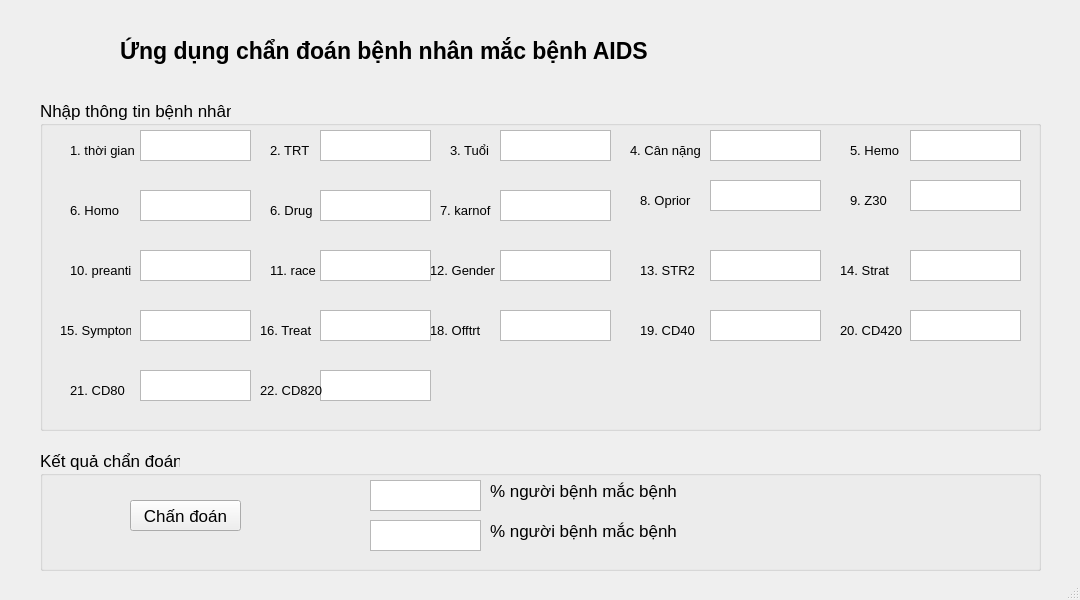
<?xml version="1.0" encoding="UTF-8"?>
<ui version="4.0">
 <class>MainWindow</class>
 <widget class="QMainWindow" name="MainWindow">
  <property name="geometry">
   <rect>
    <x>0</x>
    <y>0</y>
    <width>1080</width>
    <height>600</height>
   </rect>
  </property>
  <property name="windowTitle">
   <string>MainWindow</string>
  </property>
  <widget class="QWidget" name="centralwidget">
   <widget class="QLabel" name="label">
    <property name="geometry">
     <rect>
      <x>120</x>
      <y>10</y>
      <width>571</width>
      <height>81</height>
     </rect>
    </property>
    <property name="font">
     <font>
      <pointsize>17</pointsize>
      <weight>75</weight>
      <bold>true</bold>
     </font>
    </property>
    <property name="text">
     <string>Ứng dụng chẩn đoán bệnh nhân mắc bệnh AIDS</string>
    </property>
   </widget>
   <widget class="QGroupBox" name="groupBox">
    <property name="geometry">
     <rect>
      <x>40</x>
      <y>100</y>
      <width>1001</width>
      <height>331</height>
     </rect>
    </property>
    <property name="font">
     <font>
      <pointsize>13</pointsize>
      <weight>50</weight>
      <bold>false</bold>
     </font>
    </property>
    <property name="title">
     <string>Nhập thông tin bệnh nhân</string>
    </property>
    <widget class="QLabel" name="label_2">
     <property name="geometry">
      <rect>
       <x>30</x>
       <y>40</y>
       <width>71</width>
       <height>21</height>
      </rect>
     </property>
     <property name="font">
      <font>
       <pointsize>10</pointsize>
      </font>
     </property>
     <property name="text">
      <string>1. thời gian</string>
     </property>
    </widget>
    <widget class="QPlainTextEdit" name="plainTextEdit">
     <property name="geometry">
      <rect>
       <x>100</x>
       <y>30</y>
       <width>111</width>
       <height>31</height>
      </rect>
     </property>
     <property name="font">
      <font>
       <pointsize>11</pointsize>
      </font>
     </property>
    </widget>
    <widget class="QLabel" name="label_3">
     <property name="geometry">
      <rect>
       <x>230</x>
       <y>40</y>
       <width>71</width>
       <height>21</height>
      </rect>
     </property>
     <property name="font">
      <font>
       <pointsize>10</pointsize>
      </font>
     </property>
     <property name="text">
      <string>2. TRT</string>
     </property>
    </widget>
    <widget class="QPlainTextEdit" name="plainTextEdit_2">
     <property name="geometry">
      <rect>
       <x>280</x>
       <y>30</y>
       <width>111</width>
       <height>31</height>
      </rect>
     </property>
     <property name="font">
      <font>
       <pointsize>11</pointsize>
      </font>
     </property>
    </widget>
    <widget class="QLabel" name="label_4">
     <property name="geometry">
      <rect>
       <x>410</x>
       <y>40</y>
       <width>41</width>
       <height>21</height>
      </rect>
     </property>
     <property name="font">
      <font>
       <pointsize>10</pointsize>
      </font>
     </property>
     <property name="text">
      <string>3. Tuổi</string>
     </property>
    </widget>
    <widget class="QPlainTextEdit" name="plainTextEdit_3">
     <property name="geometry">
      <rect>
       <x>460</x>
       <y>30</y>
       <width>111</width>
       <height>31</height>
      </rect>
     </property>
     <property name="font">
      <font>
       <pointsize>11</pointsize>
      </font>
     </property>
    </widget>
    <widget class="QLabel" name="label_5">
     <property name="geometry">
      <rect>
       <x>590</x>
       <y>40</y>
       <width>71</width>
       <height>21</height>
      </rect>
     </property>
     <property name="font">
      <font>
       <pointsize>10</pointsize>
      </font>
     </property>
     <property name="text">
      <string>4. Cân nặng</string>
     </property>
    </widget>
    <widget class="QPlainTextEdit" name="plainTextEdit_4">
     <property name="geometry">
      <rect>
       <x>670</x>
       <y>30</y>
       <width>111</width>
       <height>31</height>
      </rect>
     </property>
     <property name="font">
      <font>
       <pointsize>11</pointsize>
      </font>
     </property>
    </widget>
    <widget class="QLabel" name="label_10">
     <property name="geometry">
      <rect>
       <x>810</x>
       <y>40</y>
       <width>71</width>
       <height>21</height>
      </rect>
     </property>
     <property name="font">
      <font>
       <pointsize>10</pointsize>
      </font>
     </property>
     <property name="text">
      <string>5. Hemo</string>
     </property>
    </widget>
    <widget class="QPlainTextEdit" name="plainTextEdit_9">
     <property name="geometry">
      <rect>
       <x>870</x>
       <y>30</y>
       <width>111</width>
       <height>31</height>
      </rect>
     </property>
     <property name="font">
      <font>
       <pointsize>11</pointsize>
      </font>
     </property>
    </widget>
    <widget class="QLabel" name="label_11">
     <property name="geometry">
      <rect>
       <x>30</x>
       <y>100</y>
       <width>71</width>
       <height>21</height>
      </rect>
     </property>
     <property name="font">
      <font>
       <pointsize>10</pointsize>
      </font>
     </property>
     <property name="text">
      <string>6. Homo</string>
     </property>
    </widget>
    <widget class="QPlainTextEdit" name="plainTextEdit_10">
     <property name="geometry">
      <rect>
       <x>100</x>
       <y>90</y>
       <width>111</width>
       <height>31</height>
      </rect>
     </property>
     <property name="font">
      <font>
       <pointsize>11</pointsize>
      </font>
     </property>
    </widget>
    <widget class="QLabel" name="label_12">
     <property name="geometry">
      <rect>
       <x>230</x>
       <y>100</y>
       <width>71</width>
       <height>21</height>
      </rect>
     </property>
     <property name="font">
      <font>
       <pointsize>10</pointsize>
      </font>
     </property>
     <property name="text">
      <string>6. Drug</string>
     </property>
    </widget>
    <widget class="QPlainTextEdit" name="plainTextEdit_11">
     <property name="geometry">
      <rect>
       <x>280</x>
       <y>90</y>
       <width>111</width>
       <height>31</height>
      </rect>
     </property>
     <property name="font">
      <font>
       <pointsize>11</pointsize>
      </font>
     </property>
    </widget>
    <widget class="QLabel" name="label_13">
     <property name="geometry">
      <rect>
       <x>400</x>
       <y>100</y>
       <width>71</width>
       <height>21</height>
      </rect>
     </property>
     <property name="font">
      <font>
       <pointsize>10</pointsize>
      </font>
     </property>
     <property name="text">
      <string>7. karnof</string>
     </property>
    </widget>
    <widget class="QPlainTextEdit" name="plainTextEdit_12">
     <property name="geometry">
      <rect>
       <x>460</x>
       <y>90</y>
       <width>111</width>
       <height>31</height>
      </rect>
     </property>
     <property name="font">
      <font>
       <pointsize>11</pointsize>
      </font>
     </property>
    </widget>
    <widget class="QPlainTextEdit" name="plainTextEdit_13">
     <property name="geometry">
      <rect>
       <x>670</x>
       <y>80</y>
       <width>111</width>
       <height>31</height>
      </rect>
     </property>
     <property name="font">
      <font>
       <pointsize>11</pointsize>
      </font>
     </property>
    </widget>
    <widget class="QLabel" name="label_14">
     <property name="geometry">
      <rect>
       <x>600</x>
       <y>90</y>
       <width>71</width>
       <height>21</height>
      </rect>
     </property>
     <property name="font">
      <font>
       <pointsize>10</pointsize>
      </font>
     </property>
     <property name="text">
      <string>8. Oprior</string>
     </property>
    </widget>
    <widget class="QPlainTextEdit" name="plainTextEdit_14">
     <property name="geometry">
      <rect>
       <x>870</x>
       <y>80</y>
       <width>111</width>
       <height>31</height>
      </rect>
     </property>
     <property name="font">
      <font>
       <pointsize>11</pointsize>
      </font>
     </property>
    </widget>
    <widget class="QLabel" name="label_15">
     <property name="geometry">
      <rect>
       <x>810</x>
       <y>90</y>
       <width>71</width>
       <height>21</height>
      </rect>
     </property>
     <property name="font">
      <font>
       <pointsize>10</pointsize>
      </font>
     </property>
     <property name="text">
      <string>9. Z30</string>
     </property>
    </widget>
    <widget class="QPlainTextEdit" name="plainTextEdit_15">
     <property name="geometry">
      <rect>
       <x>100</x>
       <y>150</y>
       <width>111</width>
       <height>31</height>
      </rect>
     </property>
     <property name="font">
      <font>
       <pointsize>11</pointsize>
      </font>
     </property>
    </widget>
    <widget class="QLabel" name="label_16">
     <property name="geometry">
      <rect>
       <x>30</x>
       <y>160</y>
       <width>71</width>
       <height>21</height>
      </rect>
     </property>
     <property name="font">
      <font>
       <pointsize>10</pointsize>
      </font>
     </property>
     <property name="text">
      <string>10. preanti</string>
     </property>
    </widget>
    <widget class="QLabel" name="label_17">
     <property name="geometry">
      <rect>
       <x>230</x>
       <y>160</y>
       <width>71</width>
       <height>21</height>
      </rect>
     </property>
     <property name="font">
      <font>
       <pointsize>10</pointsize>
      </font>
     </property>
     <property name="text">
      <string>11. race</string>
     </property>
    </widget>
    <widget class="QPlainTextEdit" name="plainTextEdit_16">
     <property name="geometry">
      <rect>
       <x>280</x>
       <y>150</y>
       <width>111</width>
       <height>31</height>
      </rect>
     </property>
     <property name="font">
      <font>
       <pointsize>11</pointsize>
      </font>
     </property>
    </widget>
    <widget class="QPlainTextEdit" name="plainTextEdit_17">
     <property name="geometry">
      <rect>
       <x>460</x>
       <y>150</y>
       <width>111</width>
       <height>31</height>
      </rect>
     </property>
     <property name="font">
      <font>
       <pointsize>11</pointsize>
      </font>
     </property>
    </widget>
    <widget class="QLabel" name="label_18">
     <property name="geometry">
      <rect>
       <x>390</x>
       <y>160</y>
       <width>71</width>
       <height>21</height>
      </rect>
     </property>
     <property name="font">
      <font>
       <pointsize>10</pointsize>
      </font>
     </property>
     <property name="text">
      <string>12. Gender</string>
     </property>
    </widget>
    <widget class="QPlainTextEdit" name="plainTextEdit_18">
     <property name="geometry">
      <rect>
       <x>670</x>
       <y>150</y>
       <width>111</width>
       <height>31</height>
      </rect>
     </property>
     <property name="font">
      <font>
       <pointsize>11</pointsize>
      </font>
     </property>
    </widget>
    <widget class="QLabel" name="label_19">
     <property name="geometry">
      <rect>
       <x>600</x>
       <y>160</y>
       <width>71</width>
       <height>21</height>
      </rect>
     </property>
     <property name="font">
      <font>
       <pointsize>10</pointsize>
      </font>
     </property>
     <property name="text">
      <string>13. STR2</string>
     </property>
    </widget>
    <widget class="QPlainTextEdit" name="plainTextEdit_19">
     <property name="geometry">
      <rect>
       <x>870</x>
       <y>150</y>
       <width>111</width>
       <height>31</height>
      </rect>
     </property>
     <property name="font">
      <font>
       <pointsize>11</pointsize>
      </font>
     </property>
    </widget>
    <widget class="QLabel" name="label_20">
     <property name="geometry">
      <rect>
       <x>800</x>
       <y>160</y>
       <width>71</width>
       <height>21</height>
      </rect>
     </property>
     <property name="font">
      <font>
       <pointsize>10</pointsize>
      </font>
     </property>
     <property name="text">
      <string>14. Strat</string>
     </property>
    </widget>
    <widget class="QPlainTextEdit" name="plainTextEdit_20">
     <property name="geometry">
      <rect>
       <x>100</x>
       <y>210</y>
       <width>111</width>
       <height>31</height>
      </rect>
     </property>
     <property name="font">
      <font>
       <pointsize>11</pointsize>
      </font>
     </property>
    </widget>
    <widget class="QLabel" name="label_21">
     <property name="geometry">
      <rect>
       <x>20</x>
       <y>220</y>
       <width>71</width>
       <height>21</height>
      </rect>
     </property>
     <property name="font">
      <font>
       <pointsize>10</pointsize>
      </font>
     </property>
     <property name="text">
      <string>15. Symptom</string>
     </property>
    </widget>
    <widget class="QPlainTextEdit" name="plainTextEdit_21">
     <property name="geometry">
      <rect>
       <x>280</x>
       <y>210</y>
       <width>111</width>
       <height>31</height>
      </rect>
     </property>
     <property name="font">
      <font>
       <pointsize>11</pointsize>
      </font>
     </property>
    </widget>
    <widget class="QLabel" name="label_22">
     <property name="geometry">
      <rect>
       <x>220</x>
       <y>220</y>
       <width>71</width>
       <height>21</height>
      </rect>
     </property>
     <property name="font">
      <font>
       <pointsize>10</pointsize>
      </font>
     </property>
     <property name="text">
      <string>16. Treat</string>
     </property>
    </widget>
    <widget class="QPlainTextEdit" name="plainTextEdit_22">
     <property name="geometry">
      <rect>
       <x>460</x>
       <y>210</y>
       <width>111</width>
       <height>31</height>
      </rect>
     </property>
     <property name="font">
      <font>
       <pointsize>11</pointsize>
      </font>
     </property>
    </widget>
    <widget class="QLabel" name="label_23">
     <property name="geometry">
      <rect>
       <x>390</x>
       <y>220</y>
       <width>71</width>
       <height>21</height>
      </rect>
     </property>
     <property name="font">
      <font>
       <pointsize>10</pointsize>
      </font>
     </property>
     <property name="text">
      <string>18. Offtrt</string>
     </property>
    </widget>
    <widget class="QPlainTextEdit" name="plainTextEdit_23">
     <property name="geometry">
      <rect>
       <x>670</x>
       <y>210</y>
       <width>111</width>
       <height>31</height>
      </rect>
     </property>
     <property name="font">
      <font>
       <pointsize>11</pointsize>
      </font>
     </property>
    </widget>
    <widget class="QLabel" name="label_24">
     <property name="geometry">
      <rect>
       <x>600</x>
       <y>220</y>
       <width>71</width>
       <height>21</height>
      </rect>
     </property>
     <property name="font">
      <font>
       <pointsize>10</pointsize>
      </font>
     </property>
     <property name="text">
      <string>19. CD40</string>
     </property>
    </widget>
    <widget class="QPlainTextEdit" name="plainTextEdit_24">
     <property name="geometry">
      <rect>
       <x>870</x>
       <y>210</y>
       <width>111</width>
       <height>31</height>
      </rect>
     </property>
     <property name="font">
      <font>
       <pointsize>11</pointsize>
      </font>
     </property>
    </widget>
    <widget class="QLabel" name="label_25">
     <property name="geometry">
      <rect>
       <x>800</x>
       <y>220</y>
       <width>71</width>
       <height>21</height>
      </rect>
     </property>
     <property name="font">
      <font>
       <pointsize>10</pointsize>
      </font>
     </property>
     <property name="text">
      <string>20. CD420</string>
     </property>
    </widget>
    <widget class="QPlainTextEdit" name="plainTextEdit_25">
     <property name="geometry">
      <rect>
       <x>100</x>
       <y>270</y>
       <width>111</width>
       <height>31</height>
      </rect>
     </property>
     <property name="font">
      <font>
       <pointsize>11</pointsize>
      </font>
     </property>
    </widget>
    <widget class="QLabel" name="label_26">
     <property name="geometry">
      <rect>
       <x>30</x>
       <y>280</y>
       <width>71</width>
       <height>21</height>
      </rect>
     </property>
     <property name="font">
      <font>
       <pointsize>10</pointsize>
      </font>
     </property>
     <property name="text">
      <string>21. CD80</string>
     </property>
    </widget>
    <widget class="QPlainTextEdit" name="plainTextEdit_26">
     <property name="geometry">
      <rect>
       <x>280</x>
       <y>270</y>
       <width>111</width>
       <height>31</height>
      </rect>
     </property>
     <property name="font">
      <font>
       <pointsize>11</pointsize>
      </font>
     </property>
    </widget>
    <widget class="QLabel" name="label_27">
     <property name="geometry">
      <rect>
       <x>220</x>
       <y>280</y>
       <width>71</width>
       <height>21</height>
      </rect>
     </property>
     <property name="font">
      <font>
       <pointsize>10</pointsize>
      </font>
     </property>
     <property name="text">
      <string>22. CD820</string>
     </property>
    </widget>
    <widget class="QLabel" name="label_28">
     <property name="geometry">
      <rect>
       <x>390</x>
       <y>280</y>
       <width>71</width>
       <height>21</height>
      </rect>
     </property>
     <property name="font">
      <font>
       <pointsize>10</pointsize>
      </font>
     </property>
     <property name="text">
      <string/>
     </property>
    </widget>
   </widget>
   <widget class="QGroupBox" name="groupBox_2">
    <property name="geometry">
     <rect>
      <x>40</x>
      <y>450</y>
      <width>1001</width>
      <height>121</height>
     </rect>
    </property>
    <property name="font">
     <font>
      <pointsize>13</pointsize>
     </font>
    </property>
    <property name="title">
     <string>Kết quả chẩn đoán</string>
    </property>
    <widget class="QPushButton" name="pushButton">
     <property name="geometry">
      <rect>
       <x>90</x>
       <y>50</y>
       <width>111</width>
       <height>31</height>
      </rect>
     </property>
     <property name="text">
      <string>Chấn đoán</string>
     </property>
    </widget>
    <widget class="QPlainTextEdit" name="plainTextEdit_27">
     <property name="geometry">
      <rect>
       <x>330</x>
       <y>30</y>
       <width>111</width>
       <height>31</height>
      </rect>
     </property>
     <property name="font">
      <font>
       <pointsize>11</pointsize>
      </font>
     </property>
    </widget>
    <widget class="QLabel" name="label_29">
     <property name="geometry">
      <rect>
       <x>450</x>
       <y>20</y>
       <width>231</width>
       <height>41</height>
      </rect>
     </property>
     <property name="font">
      <font>
       <pointsize>13</pointsize>
      </font>
     </property>
     <property name="text">
      <string>% người bệnh mắc bệnh</string>
     </property>
    </widget>
    <widget class="QPlainTextEdit" name="plainTextEdit_28">
     <property name="geometry">
      <rect>
       <x>330</x>
       <y>70</y>
       <width>111</width>
       <height>31</height>
      </rect>
     </property>
     <property name="font">
      <font>
       <pointsize>11</pointsize>
      </font>
     </property>
    </widget>
    <widget class="QLabel" name="label_30">
     <property name="geometry">
      <rect>
       <x>450</x>
       <y>60</y>
       <width>231</width>
       <height>41</height>
      </rect>
     </property>
     <property name="font">
      <font>
       <pointsize>13</pointsize>
      </font>
     </property>
     <property name="text">
      <string>% người bệnh mắc bệnh</string>
     </property>
    </widget>
   </widget>
  </widget>
  <widget class="QStatusBar" name="statusbar">
   <property name="enabled">
    <bool>true</bool>
   </property>
   <property name="sizeGripEnabled">
    <bool>true</bool>
   </property>
  </widget>
 </widget>
 <resources/>
 <connections/>
</ui>
